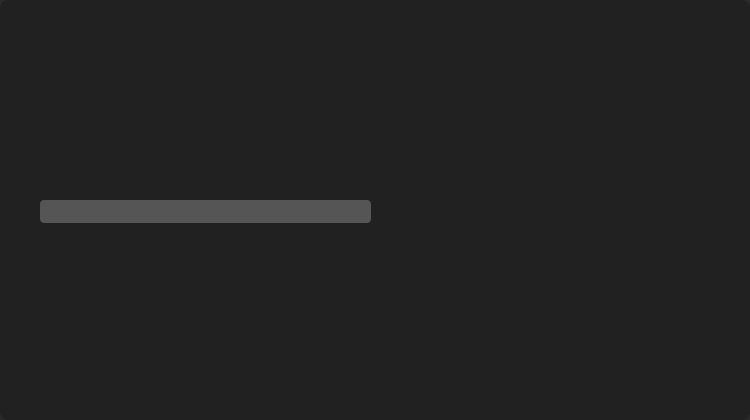
<?xml version="1.0" encoding="UTF-8"?>
<ui version="4.0">
 <class>UpdaterDialog</class>
 <widget class="QDialog" name="UpdaterDialog">
  <property name="geometry">
   <rect>
    <x>0</x>
    <y>0</y>
    <width>750</width>
    <height>420</height>
   </rect>
  </property>
  <property name="minimumSize">
   <size>
    <width>750</width>
    <height>420</height>
   </size>
  </property>
  <property name="maximumSize">
   <size>
    <width>750</width>
    <height>420</height>
   </size>
  </property>
  <property name="font">
   <font>
    <family>Microsoft YaHei UI</family>
   </font>
  </property>
  <property name="windowTitle">
   <string>软件更新</string>
  </property>
  <property name="windowIcon">
   <iconset>
    <normaloff>img/favicon.ico</normaloff>img/favicon.ico</iconset>
  </property>
  <property name="styleSheet">
   <string notr="true">background:rgba(32,32,32,0.95);border-radius:8px;</string>
  </property>
  <widget class="QProgressBar" name="bar">
   <property name="geometry">
    <rect>
     <x>40</x>
     <y>200</y>
     <width>331</width>
     <height>23</height>
    </rect>
   </property>
   <property name="visible">
    <bool>false</bool>
   </property>
   <property name="styleSheet">
    <string notr="true">QProgressBar{border-radius:4px;background:#555;}
QProgressBar::chunk{border-radius:4px;background:#ff5050;}</string>
   </property>
  </widget>
 </widget>
 <resources/>
 <connections/>
</ui>
